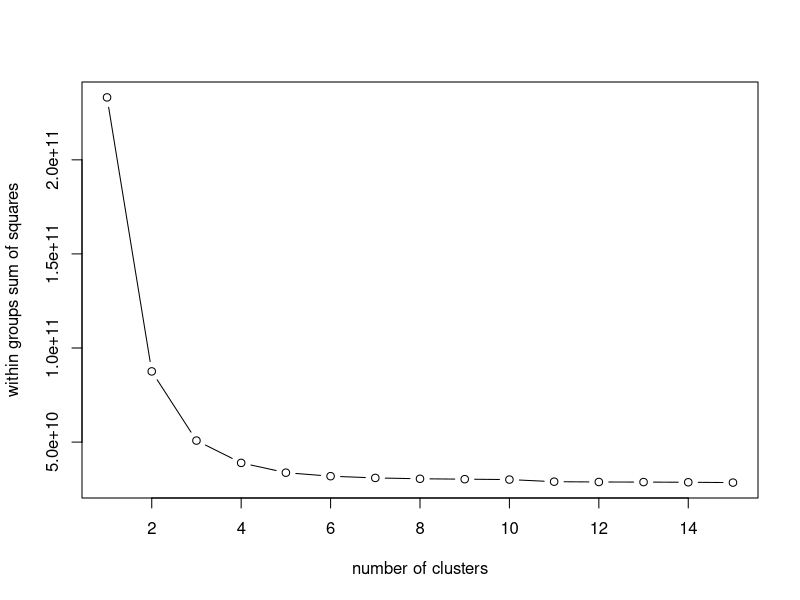
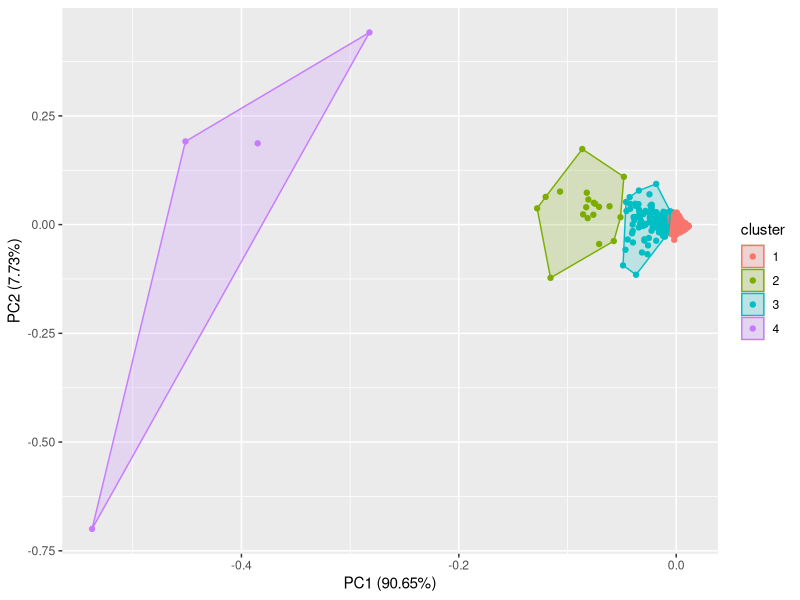
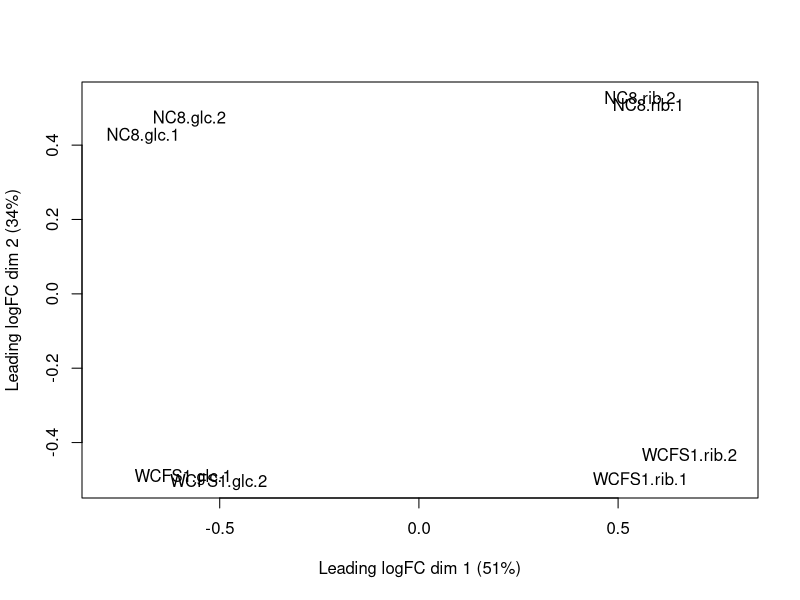
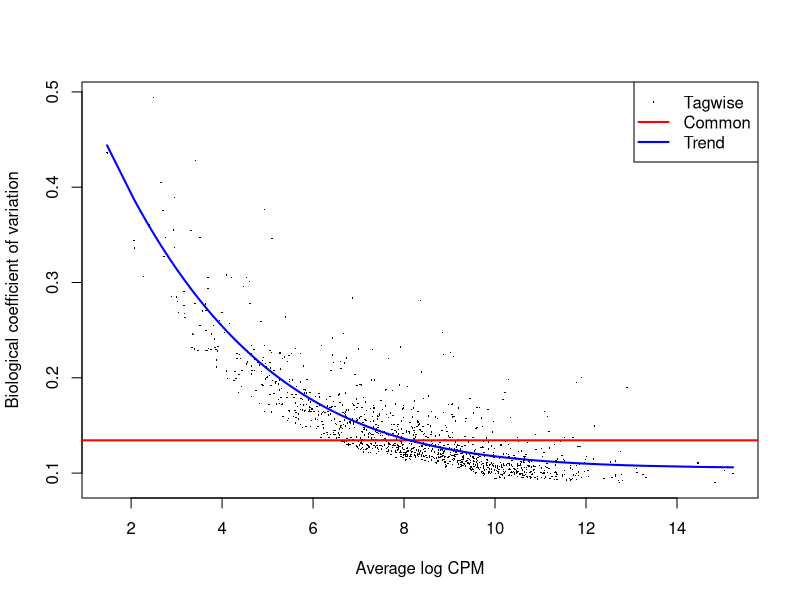

Write R code to recreate these figures, in order.
## ---- chunk 1
knitr::opts_chunk$set(echo = TRUE)
## ---- chunk 2
library(edgeR)
require(limma)
library(stats)
library(dplyr)
library(ggplot2)
library(ggfortify)
## ---- chunk 3
setwd(dirname(rstudioapi::getSourceEditorContext()$path)) 
#fDir <-  file.choose()
## ---- chunk 4

inhoud = read.table("./RNAseq-bestanden/RNA-Seq-counts.txt", header=TRUE)
row.names(inhoud) = inhoud[,"ID"]
annotatie = read.table("./RNAseq-bestanden/WCFS1_anno.txt", header=TRUE, sep="\t"
                  , quote="")
names(annotatie)[names(annotatie) == "name"] = "ID"
data = merge(inhoud, annotatie, by="ID")
## ---- chunk 5
#exp <- c("WCFS1.glc","WCFS1.glc","WCFS1.rib","WCFS1.rib")

group <- factor(c("WCFS1.glc",	"WCFS1.glc",	"WCFS1.rib"
                 , "WCFS1.rib", "NC8.glc", "NC8.glc"	
                 , "NC8.rib", "NC8.rib"))
x <- DGEList(counts=data[,2:9], group=group)
## ---- chunk 6
x <- calcNormFactors(x, method="TMM" )
keep <- filterByExpr(x)
x <- x[keep, , keep.lib.sizes=FALSE]
x$samples$lib.size = colSums(x$counts)
## ---- chunk 7
#print("Count statistics")
#print(summary(x$counts))
#print(x$samples)
## ---- chunk 8
design <- model.matrix(~0+group, data=x$samples)
colnames(design) <- levels(x$samples$group)
## ---- chunk 9
x <- estimateGLMCommonDisp(x,design)
x <- estimateGLMTrendedDisp(x,design, method="power")
x <- estimateGLMTagwiseDisp(x,design)
## ---- chunk 10
pdf(paste0("test.pdf"))
plotMDS(x)
plotBCV(x)
dev.off()
## ---- chunk 11
fit <- glmFit(x,design)
## ---- chunk 12
# Hier maak je een dataframe met de informatie die je wilt vergelijken 
#df=data.frame(group=rep(c("A","B"),5), value1=1:10,value2=21:30,value3=41:50,stringsAsFactors = F)
#df
# Dit is de code om een Fold Change te berekening uit de limma package 
#res=aggregate(.~group,df,mean) 
#res["fc",]=c("A.vs.B",as.numeric(res[1,-1])/as.numeric(res[2,-1])) 
#res
## ---- chunk 13
mc <- makeContrasts(exp.r=WCFS1.glc-WCFS1.rib, levels=design)

fit <- glmLRT(fit, contrast=mc)
## ---- chunk 14
res<-topTags(fit)
print(res)
## ---- chunk 15
cor.test(x$counts[,1], x$counts[,2])
cor.test(x$counts[,3], x$counts[,4])
## ---- chunk 16
PV <- fit[["table"]][["PValue"]]
head(PV, 100)
## ---- chunk 17
wssplot <- function(data, nc=15, seed=1234)
{
  wss <- (nrow(data)-1)*sum(apply(data, 2,var))
  for (i in 2:nc){
    set.seed(seed)
    wss[i] <- sum(kmeans(data, centers=i)$withinss)}
  plot(1:nc, wss, type='b', xlab = "number of clusters", 
       ylab = "within groups sum of squares")
}

mydata = select(data, c(2,3,4,5,6,7,8,9))
wssplot(mydata)
## ---- chunk 18
KM = kmeans(mydata, 4)
autoplot(KM, mydata, frame=TRUE)
